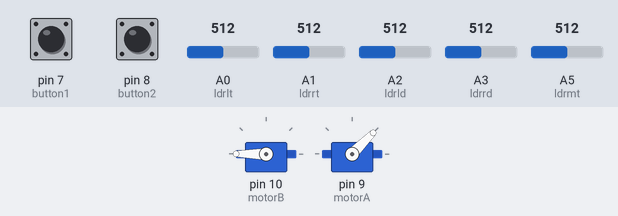
This sketch was run on a simulated Arduino Uno, built with avr-gcc and run on an emulated ATmega328P. On the bench: 2 × servo. The test bench sets the inputs (shaded band); at power-on: A0 (ldrlt) = 512, A1 (ldrrt) = 512, A5 (ldrmt) = 512, pin 7 (button1) HIGH, pin 8 (button2) LOW, A2 (ldrld) = 512, A3 (ldrrd) = 512.

Above: at 3.7 s.
3.8 s: A0 (ldrlt) set to 683
5.3 s: A0 (ldrlt) set to 704
At 5.46 s:
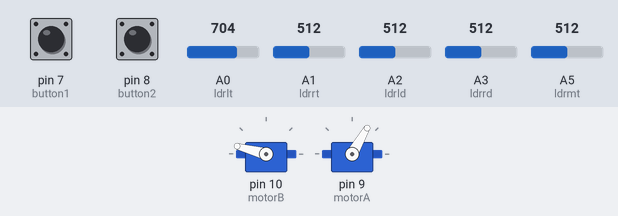
At 7.5 s:
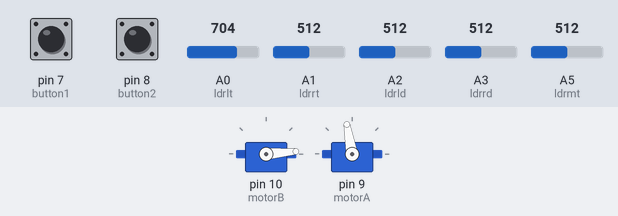
8.3 s: A1 (ldrrt) set to 147
9.8 s: A1 (ldrrt) set to 133
At 12.0 s:
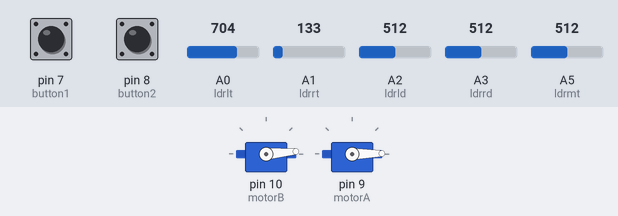
12.3 s: A5 (ldrmt) set to 33
13.8 s: A5 (ldrmt) set to 28
At 17.1 s:
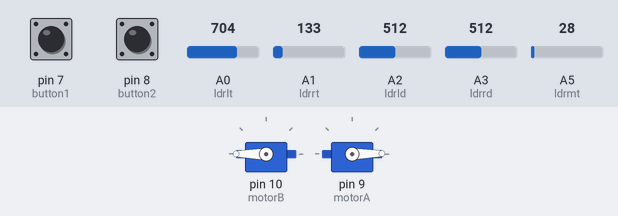
Timing chart, 0 to 17.8 s (numbered marks = the images above; inputs shaded):
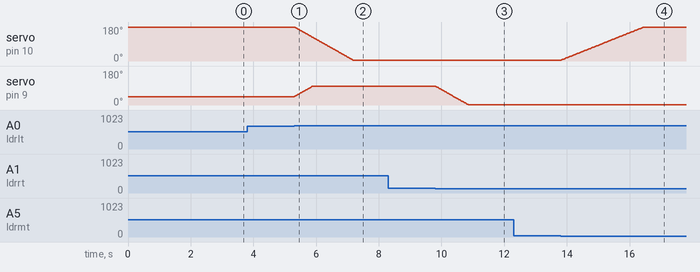

The sketch:

SunlightTRACKING.ino
```cpp
#include <Servo.h>

Servo horizontal; // horizontal servo
int servoh = 180;
int servohLimitHigh = 175;
int servohLimitLow = 5;

Servo vertical; // vertical servo
int servov = 45;
int servovLimitHigh = 100;
int servovLimitLow = 1;

// LDR pin connections
// name = analogpin;
int ldrlt = A0;
int ldrrt = A1;
int ldrld = A2;
int ldrrd = A3;
int ldrmt = A5;

const int button1 = 7;
const int button2 = 8;
const int motorA = 9;
const int motorB = 10;
int buttonStateA = 0;
int buttonStateB = 0;

int pos = 0;
int pos2 = 0;
int oldvalue;
int oldvalue2;

void setup() {
  horizontal.attach(10);
  vertical.attach(9);
  horizontal.write(180);
  vertical.write(45);
  pinMode(motorA, OUTPUT);
  pinMode(motorB, OUTPUT);
  pinMode(button1, INPUT);
  pinMode(button1, INPUT);
  delay(2500);
}
void loop() {
  int ldrStatus = analogRead(ldrmt);
  if (ldrStatus > 30) {
    buttonStateA = digitalRead(button1);
    if (buttonStateA == LOW) {
      digitalWrite(motorA, HIGH); //ccw
      digitalWrite(motorB, LOW);
    } else {
      digitalWrite(motorA, LOW);
      digitalWrite(motorB, LOW);
    }

    int lt = analogRead(ldrlt); // top left
    int rt = analogRead(ldrrt); // top right
    int ld = analogRead(ldrld); // down left
    int rd = analogRead(ldrrd); // down right
    int dtime = 10;
    int tol = 90; // dtime=diffirence time, tol=toleransi
    int avt = (lt + rt) / 2; // average value top
    int avd = (ld + rd) / 2; // average value down
    int avl = (lt + ld) / 2; // average value left
    int avr = (rt + rd) / 2; // average value right
    int dvert = avt - avd; // check the difference of up and down
    int dhoriz = avl - avr; // check the difference of left and rigt

    if (-1 * tol > dvert || dvert > tol) {
      if (avt > avd) {
        servov = ++servov;
        if (servov > servovLimitHigh) {
          servov = servovLimitHigh;
        }
      } else if (avt < avd) {
        servov = --servov;
        if (servov < servovLimitLow) {
          servov = servovLimitLow;
        }
      }
      vertical.write(servov);
    }
    if (-1 * tol > dhoriz || dhoriz > tol)
    {
      if (avl > avr) {
        servoh = --servoh;
        if (servoh < servohLimitLow) {
          servoh = servohLimitLow;
        }
      } else if (avl < avr) {
        servoh = ++servoh;
        if (servoh > servohLimitHigh) {
          servoh = servohLimitHigh;
        }
      } else if (avl = avr) {
        delay(10);
      }
      horizontal.write(servoh);
    }
    delay(dtime);

  } else {
    oldvalue = horizontal.read();
    oldvalue2 = vertical.read();

    for (pos = oldvalue; pos <= 180; pos += 1) { // goes from 0-180 degrees
      horizontal.write(pos);
      delay(15);
    }
    for (pos2 = oldvalue2; pos2 <= 0; pos2 += 1) { // goes from 0-180 degrees
      vertical.write(pos2); // tell servo to go to position in variable 'pos'
      delay(15);
    }
    buttonStateB = digitalRead(button2);
    if (buttonStateB == LOW) {
      digitalWrite(motorA, LOW); //clockwise
      digitalWrite(motorB, HIGH);
    } else {
      digitalWrite(motorA, LOW);
      digitalWrite(motorB, LOW);
    }
  }
}
```

Measured:
- the behaviour switches between 693 and 694 on A0 (ldrlt) (found by bisection; images 0 and 1)
- the behaviour switches between 140 and 139 on A1 (ldrrt) (found by bisection; images 2 and 3)
- the behaviour switches between 31 and 30 on A5 (ldrmt) (found by bisection; images 3 and 4)
- after the input at 3.8 s, every drawn part: stays the same
- after the input at 5.3 s, servo on pin 10 (motorB): moves from 180° to 5° over 1.9 s, starting at once; servo on pin 9 (motorA): moves from 45° to 100° over 0.58 s, starting at once
- after the input at 8.3 s, every drawn part: stays the same
- after the input at 9.8 s, servo on pin 9 (motorA): moves from 100° to 1° over 1.0 s, starting at once
- after the input at 12.3 s, every drawn part: stays the same
- after the input at 13.8 s, servo on pin 10 (motorB): moves from 5° to 180° over 2.6 s, starting at once
